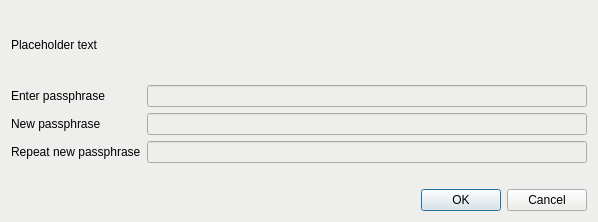
<?xml version="1.0" encoding="UTF-8"?>
<ui version="4.0">
 <class>AskPassphraseDialog</class>
 <widget class="QDialog" name="AskPassphraseDialog">
  <property name="geometry">
   <rect>
    <x>0</x>
    <y>0</y>
    <width>598</width>
    <height>222</height>
   </rect>
  </property>
  <property name="sizePolicy">
   <sizepolicy hsizetype="Preferred" vsizetype="Minimum">
    <horstretch>0</horstretch>
    <verstretch>0</verstretch>
   </sizepolicy>
  </property>
  <property name="minimumSize">
   <size>
    <width>550</width>
    <height>0</height>
   </size>
  </property>
  <property name="windowTitle">
   <string>Passphrase Dialog</string>
  </property>
  <property name="styleSheet">
   <string notr="true">background-color: rgb(238, 238, 236);</string>
  </property>
  <layout class="QVBoxLayout" name="verticalLayout">
   <property name="sizeConstraint">
    <enum>QLayout::SetMinimumSize</enum>
   </property>
   <item>
    <widget class="QLabel" name="warningLabel">
     <property name="text">
      <string notr="true">Placeholder text</string>
     </property>
     <property name="textFormat">
      <enum>Qt::RichText</enum>
     </property>
     <property name="wordWrap">
      <bool>true</bool>
     </property>
    </widget>
   </item>
   <item>
    <layout class="QFormLayout" name="formLayout">
     <property name="sizeConstraint">
      <enum>QLayout::SetMinimumSize</enum>
     </property>
     <property name="fieldGrowthPolicy">
      <enum>QFormLayout::AllNonFixedFieldsGrow</enum>
     </property>
     <item row="0" column="0">
      <widget class="QLabel" name="passLabel1">
       <property name="text">
        <string>Enter passphrase</string>
       </property>
      </widget>
     </item>
     <item row="0" column="1">
      <widget class="QLineEdit" name="passEdit1">
       <property name="echoMode">
        <enum>QLineEdit::Password</enum>
       </property>
      </widget>
     </item>
     <item row="1" column="0">
      <widget class="QLabel" name="passLabel2">
       <property name="text">
        <string>New passphrase</string>
       </property>
      </widget>
     </item>
     <item row="1" column="1">
      <widget class="QLineEdit" name="passEdit2">
       <property name="echoMode">
        <enum>QLineEdit::Password</enum>
       </property>
      </widget>
     </item>
     <item row="2" column="0">
      <widget class="QLabel" name="passLabel3">
       <property name="text">
        <string>Repeat new passphrase</string>
       </property>
      </widget>
     </item>
     <item row="2" column="1">
      <widget class="QLineEdit" name="passEdit3">
       <property name="echoMode">
        <enum>QLineEdit::Password</enum>
       </property>
      </widget>
     </item>
     <item row="3" column="1">
      <widget class="QLabel" name="capsLabel">
       <property name="font">
        <font>
         <weight>75</weight>
         <bold>true</bold>
        </font>
       </property>
       <property name="text">
        <string/>
       </property>
       <property name="alignment">
        <set>Qt::AlignCenter</set>
       </property>
      </widget>
     </item>
    </layout>
   </item>
   <item>
    <widget class="QDialogButtonBox" name="buttonBox">
     <property name="orientation">
      <enum>Qt::Horizontal</enum>
     </property>
     <property name="standardButtons">
      <set>QDialogButtonBox::Cancel|QDialogButtonBox::Ok</set>
     </property>
    </widget>
   </item>
  </layout>
 </widget>
 <resources/>
 <connections>
  <connection>
   <sender>buttonBox</sender>
   <signal>accepted()</signal>
   <receiver>AskPassphraseDialog</receiver>
   <slot>accept()</slot>
   <hints>
    <hint type="sourcelabel">
     <x>20</x>
     <y>20</y>
    </hint>
    <hint type="destinationlabel">
     <x>20</x>
     <y>20</y>
    </hint>
   </hints>
  </connection>
  <connection>
   <sender>buttonBox</sender>
   <signal>rejected()</signal>
   <receiver>AskPassphraseDialog</receiver>
   <slot>reject()</slot>
   <hints>
    <hint type="sourcelabel">
     <x>20</x>
     <y>20</y>
    </hint>
    <hint type="destinationlabel">
     <x>20</x>
     <y>20</y>
    </hint>
   </hints>
  </connection>
 </connections>
</ui>
